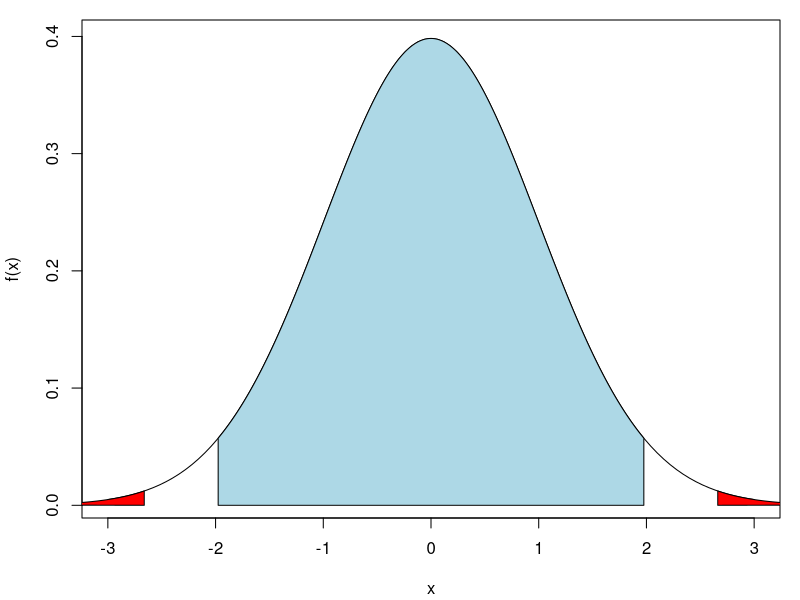

Here is the R script that generated this plot:
## ---- chunk 1
set.seed(12345)
## ---- chunk 2
Mu <- 0.1 # Väntevärdet av Y
Signifikant <- numeric(10000)
for(i in 1 : 10000){
    ## Simulera X och Y
    X <- rnorm(n = 100, mean = 0, sd = 1)
    Y <- rnorm(n = 100, mean = Mu, sd = 1)
    ## Genomföra t test 
    test <- t.test(X, Y)
    ## Obtain p-value
    Pvalue <- test$p.value
    ## Jämföra p-värdet med signifikansnivå 0.05
    Signifikant[i] <- (Pvalue <= 0.05)
}
## ---- chunk 3
mean(Signifikant)
## ---- chunk 4
set.seed(12345)
## ---- chunk 5
Mu <- 0.25 # Väntevärdet av Y
Signifikant <- numeric(10000)
for(i in 1 : 10000){
    ## Simulera X och Y
    X <- rnorm(n = 100, mean = 0, sd = 1)
    Y <- rnorm(n = 100, mean = Mu, sd = 1)
    ## Genomföra t test 
    test <- t.test(X, Y)
    ## Obtain p-value
    Pvalue <- test$p.value
    ## Jämföra p-värdet med signifikansnivå 0.05
    Signifikant[i] <- (Pvalue <= 0.05)
}
## ---- chunk 6
mean(Signifikant)
## ---- chunk 7
set.seed(12345)
## ---- chunk 8
Mu <- 1 # Väntevärdet av Y
Signifikant <- numeric(10000)
for(i in 1 : 10000){
    ## Simulera X och Y
    X <- rnorm(n = 100, mean = 0, sd = 1)
    Y <- rnorm(n = 100, mean = Mu, sd = 1)
    ## Genomföra t test 
    test <- t.test(X, Y)
    ## Obtain p-value
    Pvalue <- test$p.value
    ## Jämföra p-värdet med signifikansnivå 0.05
    Signifikant[i] <- (Pvalue <= 0.05)
}
## ---- chunk 9
mean(Signifikant)
## ---- chunk 10
library(palmerpenguins)
Adelie <- subset(penguins, species == "Adelie")
vikt <- na.omit(Adelie$body_mass_g)
## ---- chunk 11
t.test(vikt, mu = 3800)
## ---- chunk 12
qt(p = 1 - 0.05 / 2, df = 151 - 1)
## ---- chunk 13
pt(q = -2.662, df = 151 - 1) + 
    (1 - pt(q = 2.662, df = 151 - 1))
## ---- chunk 14
f <- function(x) dt(x, df = 151 - 1)
par(mar = c(4.1, 4.1, 1, 1))
curve(f, -3, 3, xlab = "x", ylab = "f(x)") 
x <- qt(seq(0.0001, 0.9999, length.out = 10000), df = 151 - 1) 
x <- c(-1.975905, x[which(x >= -1.975905 & x <= 1.975905)], 1.975905)
y <- c(0, dt(x, df = 151 - 1), 0) 
x <- c(-1.975905, x, 1.975905)
polygon(x = x, y = y, density = NULL, angle = 45, border = NULL, col = "lightblue") 
x <- seq(-4, -2.662, length.out = 100)
y <- c(0, dt(x, df = 151 - 1)) 
x <- c(-2.662, x)
polygon(x = x, y = y, density = NULL, angle = 45, border = NULL, col = "red") 
x <- seq(2.662, 4, length.out = 100)
y <- c(dt(x, df = 151 - 1), 0) 
x <- c(x, 2.662)
polygon(x = x, y = y, density = NULL, angle = 45, border = NULL, col = "red") 
## ---- chunk 15
mean(vikt)
